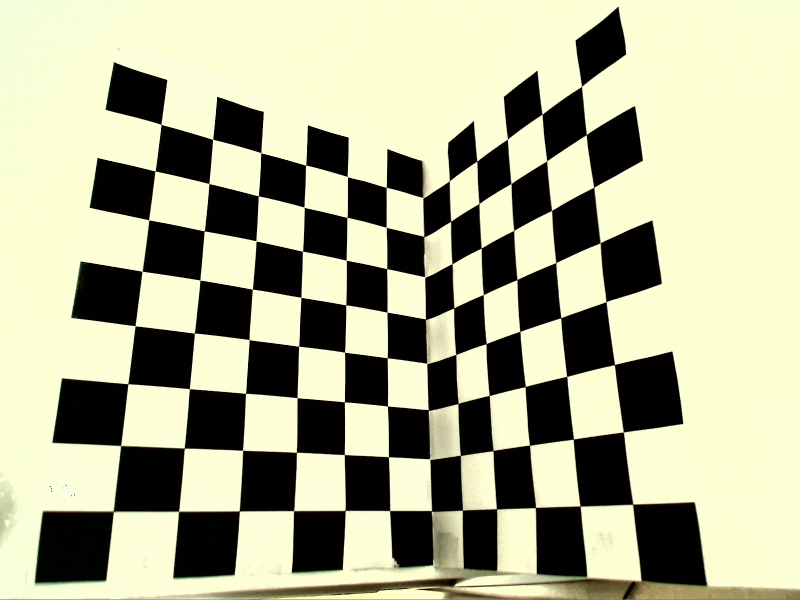
#> input picture exercises/ex01/data/calibration_image.jpg, 1600 x 1200 px, given in place of the camera (shown at 1/2 size)
$ python main.py
#> lines starting #> are read from the running program, lines starting #| are printed output that depends on the picture
import glob
import os

import cv2 as cv
import numpy as np

from exercises.visualizer import print_matrix, draw_markers
from exercises.toolbox import to_homogeneous_coordinates, project_xyz, construct_P_matrix


data_dir = "./data/checkerboard"
results_dir = "./results"

"""
    Following a tutorial at https://docs.opencv.org/master/dc/dbb/tutorial_py_calibration.html.
    OpenCV calibration toolbox
    https://docs.opencv.org/master/d9/d0c/group__calib3d.html#ga93efa9b0aa890de240ca32b11253dd4a.
"""
cv.namedWindow("preview")
vc = cv.VideoCapture(0, cv.CAP_DSHOW)

img = None
if vc.isOpened():  # try to get the first frame
    rval, img = vc.read()
#> img is the input picture: shape (1200, 1600, 3); mean B, G, R 145.6, 174.7, 173.8
else:
    rval = False

grid_dims = (6, 6)
resize_fraction = 0.2

grid = np.zeros((grid_dims[0] * grid_dims[1], 3), np.float32)
grid[:, :2] = np.mgrid[0: grid_dims[0], 0: grid_dims[1]].T.reshape(-1, 2)

XYZ = []
xy = []

# for image_path in glob.glob(os.path.join(data_dir, "*.jpg")):
#     img = cv.imread(image_path)

while rval:
    img = cv.resize(
        img,
        (int(img.shape[1] * resize_fraction), int(img.shape[0] * resize_fraction)),
        interpolation=cv.INTER_AREA,
    )
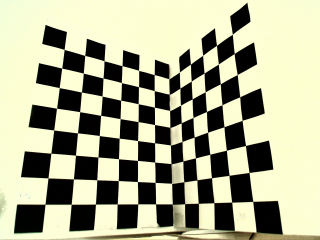
#> img: shape (240, 320, 3); mean B, G, R 145.6, 174.6, 173.8
    gray = cv.cvtColor(img, cv.COLOR_BGR2GRAY)
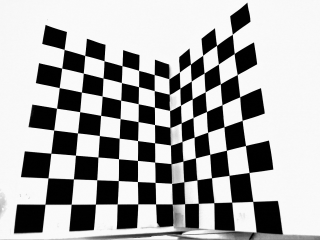
#> gray: shape (240, 320); min 0, max 251, mean 171.1

    found, corners = cv.findChessboardCorners(gray, grid_dims, None)
#> found = False; corners = 33 rows, first 8: [59.5, 87.5], [81.5, 92.5], [79.5, 112], [57, 108.5], [102, 96], [101, 115.5], [99, 135.5], [77.5, 133]

    if found:
        corners2 = cv.cornerSubPix(
            gray,
            corners,
            (11, 11),
            (-1, -1),
            (cv.TERM_CRITERIA_EPS + cv.TERM_CRITERIA_MAX_ITER, 30, 0.001),
        )

        XYZ.append(grid)
        xy.append(corners2)

        ret, K, dist, Rs, ts = cv.calibrateCamera(XYZ, xy, gray.shape[::-1], None, None)
        print(type(Rs), len(Rs))
        R, _ = cv.Rodrigues(Rs[0])
        t = ts[0]

        print(grid.shape)
        print_matrix(K, "K")
        print_matrix(dist, "dist")
        print_matrix(R, "R")
        print_matrix(np.linalg.inv(R) @ t, "t")

        # Camera undistortion
        height, width = img.shape[:2]
        K_, roi = cv.getOptimalNewCameraMatrix(K, dist, (width, height), 1, (width, height))
        img_u = cv.undistort(img, K, dist, None, K_)

        P = construct_P_matrix(K, R, t.flatten())
        xy_grid = project_xyz(P, to_homogeneous_coordinates(grid.T))
        img_grid = draw_markers(
            img, xy_grid[:-1, :], color=(0, 255, 0), marker_type=cv.MARKER_CROSS, marker_size=10
        )

        # Visualise
        cv.drawChessboardCorners(img, grid_dims, corners2, found)
        cv.imshow("img", img)
        cv.imshow("img_grid", img_grid)

    cv.imshow("preview", img)
    rval, frame = vc.read()

    key = cv.waitKey(20)
#> (key q is pressed here)
    if key == 27 or key == ord("q"):  # exit on ESC
        break


cv.destroyAllWindows()
